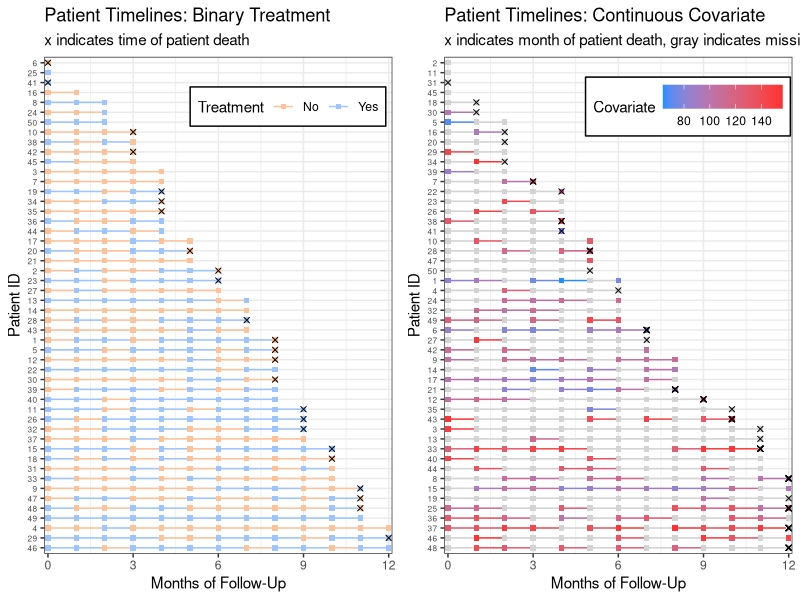
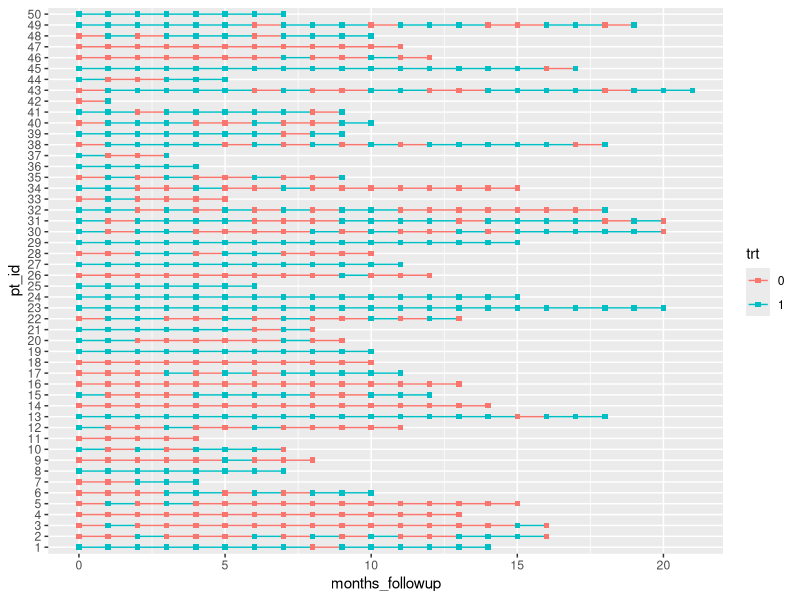
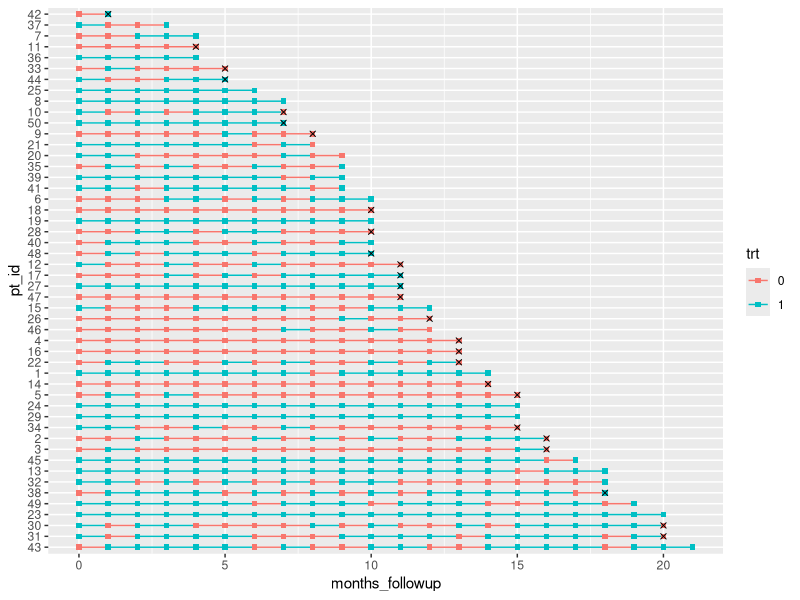
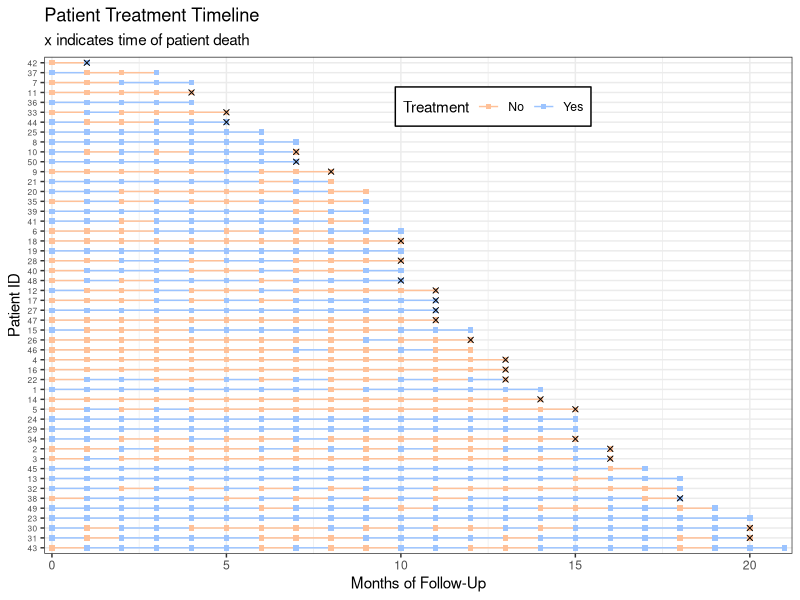
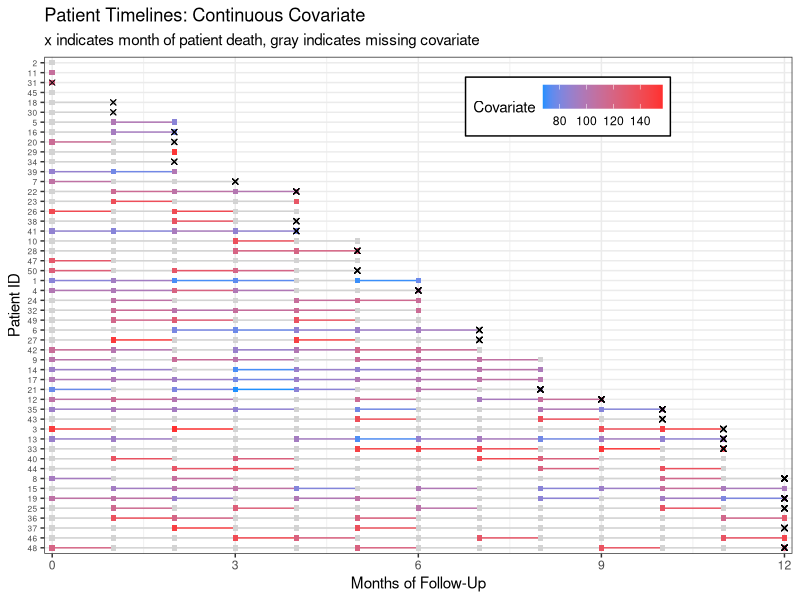
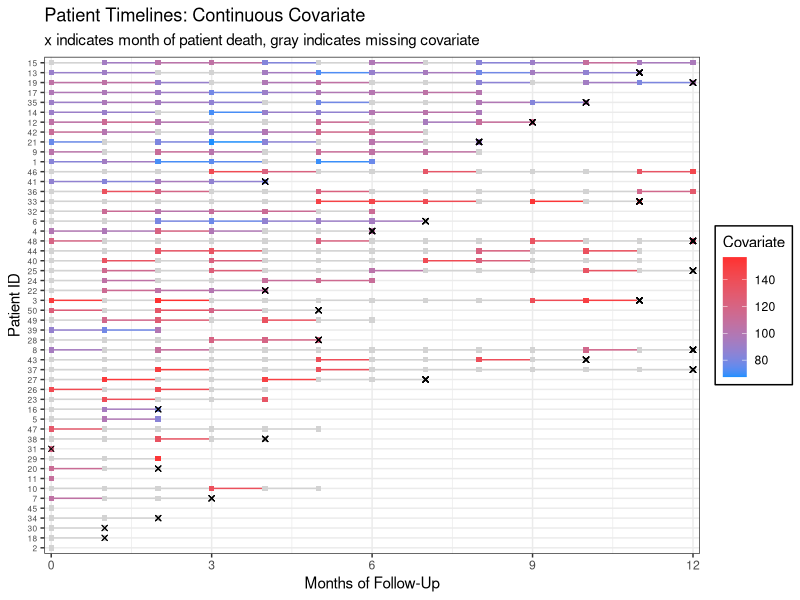

Write the R code that produced these figures, in order.
## ---- chunk 1
knitr::opts_chunk$set(echo = TRUE, results="asis")
## ---- chunk 2
library(tidyverse, warn.conflicts = F)
set.seed(777)
n <- 50
dat <- 
  tibble(.rows = n) %>%
  mutate(pt_id = factor(row_number()),
         months_followup = round(runif(n, 0, 12)),
         pt_trt_prob = runif(n, 0, 1),
         death = rbinom(n, 1, 0.5)) %>%
  group_by(pt_id) %>%
  complete(months_followup = full_seq(0:max(months_followup), 1)) %>%
  fill(pt_trt_prob, .direction = "up") %>%
  mutate(death = replace_na(death, 0),
         last_month_followup = max(months_followup),
         death_date = case_when(death == 1 ~ last_month_followup, TRUE ~ NA_real_)) %>%
  ungroup() %>%
  mutate(trt = rbinom(row_number(), 1, pt_trt_prob)) #%>%
  #mutate(trt  = ifelse(sample_n(., 30)$pt_id == pt_id, NA, trt)) 

dat_cc <- 
  tibble(.rows = n) %>%
  mutate(pt_id = row_number(),
         months_followup = round(runif(n, 0, 12)),
         pt_cov_mean = runif(n, 80, 150),
         death = rbinom(n, 1, 0.5)) %>%
  group_by(pt_id) %>%
  complete(months_followup = full_seq(0:max(months_followup), 1)) %>%
  fill(pt_cov_mean, death, .direction = "up") %>%
  mutate(last_month_followup = max(months_followup),
         death_date = case_when(death == 1 ~ last_month_followup, TRUE ~ NA_real_)) %>%
  ungroup() %>%
  mutate(cov = rnorm(row_number(), pt_cov_mean, 10))

dat_cc_miss <-
  dat_cc %>%
    group_by(pt_id, last_month_followup, pt_cov_mean) %>%
    nest() %>% # one row per patient
    mutate(last_month_followup_bound =
             ifelse(last_month_followup > 1, last_month_followup - 1, last_month_followup)) %>%
    ungroup() %>% 
    mutate(n_pt = round(runif(n(), 0, round(last_month_followup_bound - 3*(1/pt_cov_mean))))) %>% # add sample sizes
  mutate(samp = map2(data, n_pt, sample_n)) %>% 
  select(-data) %>%
  unnest() %>%
  select(pt_id, months_followup, cov) %>%
  right_join(dat_cc %>% group_by(pt_id) %>% filter(row_number() == 1) %>% select(pt_id, last_month_followup, death) %>% ungroup()) %>%
  group_by(pt_id) %>%
  complete(months_followup = full_seq(0:max(last_month_followup), 1)) %>% 
  arrange(pt_id, last_month_followup) %>%
  fill(last_month_followup, .direction = "down") %>%
  mutate(last_month_followup = replace_na(last_month_followup, max(months_followup))) %>%
  ungroup()

p <- dat %>%
  mutate(trt = factor(trt, levels=0:1, labels=c("No","Yes"))) %>%
  mutate(pt_id_ordered = fct_rev(fct_reorder(pt_id, last_month_followup)),
         death = fct_drop(factor(death))) %>%
  ggplot(aes(x = months_followup,
             y = pt_id_ordered,
             group = pt_id_ordered,
             col = trt)) +
  geom_line()  + 
  geom_point(shape = 15) + 
  geom_point(aes(x = death_date, y = pt_id_ordered), shape=4, col="black") +
  theme_bw() +
  labs(x = "Months of Follow-Up",
       y = "Patient ID",
       col = "Treatment",
       title = "Patient Timelines: Binary Treatment",
       subtitle = "x indicates time of patient death") +
  theme(axis.text.y = element_text(size=6),
        legend.position = c(.7, .9),
        legend.direction = "horizontal",
        legend.background = element_rect(linetype="solid", 
                                  colour ="black")) +
  scale_x_continuous(expand=c(0.01,0.01)) +
  scale_color_manual(values=c("#ffc198","#9cc4ff")) 
p2 <- dat_cc_miss %>%
  mutate(pt_id = fct_rev(fct_reorder(factor(pt_id), last_month_followup)),
  month_death = case_when(death == 1 ~ last_month_followup, TRUE ~ NA_real_)) %>%
  ggplot(aes(x = months_followup,
             y = pt_id,
             group = pt_id,
             col = cov)) +
  geom_line()  + 
  geom_point(shape = 15) + 
  geom_point(aes(x = month_death, y = pt_id), shape=4, col="black") +
  theme_bw() +
  labs(x = "Months of Follow-Up", y = "Patient ID", col = "Covariate",
       title = "Patient Timelines: Continuous Covariate",
       subtitle = "x indicates month of patient death, gray indicates missing covariate") +
  theme(axis.text.y = element_text(size=6),
        legend.position = c(.7, .9),
        legend.direction = "horizontal",
        legend.background = element_rect(linetype="solid", 
                                  colour ="black")) +
  scale_x_continuous(expand=c(0.01,0.01)) +
  scale_color_gradient(low="dodgerblue",high="firebrick1",na.value = "lightgray") 
gridExtra::grid.arrange(p,p2,nrow=1)
## ---- chunk 3
library(tidyverse)
set.seed(7)
n <- 50
## ---- chunk 4
dat <- 
  tibble(.rows = n) %>%  # empty data frame / tibble with n rows
  mutate(pt_id = factor(row_number()),  # patient ids are 1-n
         pt_trt_prob = runif(n,0,1), # randomly generate a treatment probability for each patient
         months_followup = round(runif(n, 0, 20) + 3 * pt_trt_prob), # randomly generate length of time in the study, which is affected by the prob of treatment
         death = rbinom(n, 1, 1-pt_trt_prob)) %>% # death is affected by prob of treatment
  group_by(pt_id) %>%   # group by patient so we can do more data manipulation
  complete(months_followup = full_seq(0:max(months_followup), 1)) %>% # add in all the months patients are in the study
  fill(pt_trt_prob, .direction = "up") %>% # fill in the treatment probability I made earlier so I can use this to add treatment for every time point
  ungroup() %>% # no longer need patients grouped
  mutate(trt = factor(rbinom(row_number(), 1, pt_trt_prob)),
         death = replace_na(death, 0)) %>%   # fill in treatment for everyone based on their treatment probability
  select(pt_id, trt, months_followup, death) # remove leftover columns from data generation

## ---- chunk 5
knitr::kable(head(dat))
## ---- chunk 6
dat %>%
  ggplot(aes(x = months_followup, y = pt_id, group = pt_id, col = trt)) +
  geom_line()  + 
  geom_point(shape = 15)
## ---- chunk 7
dat %>%
  group_by(pt_id) %>%
  # make a new column with all patients last follow up visit
  mutate(last_month_followup = max(months_followup), 
         # new variable for month that patients died, if they died
         month_death = case_when(death == 1 ~ last_month_followup, TRUE ~ NA_real_)) %>%
         # reorder pt id by last month of follow up (highest to lowest)
         # without fct_rev, chart is arranged in opposite direction (lowest to highest)
  ungroup() %>%
  mutate(pt_id = fct_rev(fct_reorder(pt_id, last_month_followup))) %>%
  ggplot(aes(x = months_followup, y = pt_id, group = pt_id, col = trt)) +
  geom_line()  + 
  geom_point(shape = 15) + 
  # add in a new mapping layer of points that correspond to death
  geom_point(aes(x = month_death, y = pt_id), col = "black", shape = 4) 
## ---- chunk 8
dat %>%
  group_by(pt_id) %>%
  mutate(last_month_followup = max(months_followup), 
         month_death = case_when(death == 1 ~ last_month_followup, TRUE ~ NA_real_)) %>%
  ungroup() %>%
  mutate(pt_id = fct_rev(fct_reorder(pt_id, last_month_followup)),
         # make the treatment variable labels nicer
         trt = factor(trt, levels=0:1, labels=c("No","Yes"))) %>%
  ggplot(aes(x = months_followup, y = pt_id, group = pt_id, col = trt)) +
  geom_line()  + 
  geom_point(shape = 15) + 
  geom_point(aes(x = month_death, y = pt_id), col = "black", shape = 4) +
  theme_bw() +
  labs(x = "Months of Follow-Up", y = "Patient ID", col = "Treatment",
       title = "Patient Treatment Timeline",
       subtitle = "x indicates time of patient death") +
  # edit legend box and make patient ids small
  theme(axis.text.y = element_text(size=6),
        legend.position = c(.6, .9), legend.direction = "horizontal",
        legend.background = element_rect(linetype="solid", colour ="black")) +
  # remove extra space around timeline
  scale_x_continuous(expand=c(0.01,0.01)) +
  # set the color of the lines and points
  scale_color_manual(values=c("#ffc198","#9cc4ff"))

## ---- chunk 9
dat_cc_samp <- dat_cc %>%
  mutate(idx = row_number()) %>%
  sample_frac(.5, weight = pt_cov_mean^3)  %>% # sample 50% of data, with weights for the sample determined by the patient's mean covariate. This would mean patients with a higher covariate are more likely to have missing data. Perhaps they are sicker patients!
  pull(idx)

dat_cc_miss  <- dat_cc %>%
  mutate(cov = case_when(row_number() %in% dat_cc_samp ~ NA_real_,
                         TRUE ~ cov))
## ---- chunk 10
dat_cc_miss %>%
  mutate(pt_id = fct_rev(fct_reorder(factor(pt_id), last_month_followup)),
  month_death = case_when(death == 1 ~ last_month_followup, TRUE ~ NA_real_)) %>%
  ggplot(aes(x = months_followup,
             y = pt_id,
             group = pt_id,
             col = cov)) +
  geom_line()  + 
  geom_point(shape = 15) + 
  geom_point(aes(x = month_death, y = pt_id), shape=4, col="black") +
  theme_bw() +
  labs(x = "Months of Follow-Up", y = "Patient ID", col = "Covariate",
       title = "Patient Timelines: Continuous Covariate",
       subtitle = "x indicates month of patient death, gray indicates missing covariate") +
  theme(axis.text.y = element_text(size=6),
        legend.position = c(.7, .9),
        legend.direction = "horizontal",
        legend.background = element_rect(linetype="solid", 
                                  colour ="black")) +
  scale_x_continuous(expand=c(0.01,0.01)) +
  scale_color_gradient(low="dodgerblue",high="firebrick1",na.value = "lightgray") 
## ---- chunk 11
dat_cc_miss %>%
  group_by(pt_id) %>%
  mutate(n_measures = sum(!is.na(cov))) %>%
  ungroup() %>%
  mutate(
    pt_id = fct_reorder(factor(pt_id), n_measures),
  month_death = case_when(death == 1 ~ last_month_followup, TRUE ~ NA_real_)) %>%
  ggplot(aes(x = months_followup,
             y = pt_id,
             group = pt_id,
             col = cov)) +
  geom_line()  + 
  geom_point(shape = 15) + 
  geom_point(aes(x = month_death, y = pt_id), shape=4, col="black") +
  theme_bw() +
  labs(x = "Months of Follow-Up", y = "Patient ID", col = "Covariate",
       title = "Patient Timelines: Continuous Covariate",
       subtitle = "x indicates month of patient death, gray indicates missing covariate") +
  theme(axis.text.y = element_text(size=6),
        legend.background = element_rect(linetype="solid", 
                                  colour ="black")) +
  scale_x_continuous(expand=c(0.01,0.01)) +
  scale_color_gradient(low="dodgerblue",high="firebrick1",na.value = "lightgray") 
